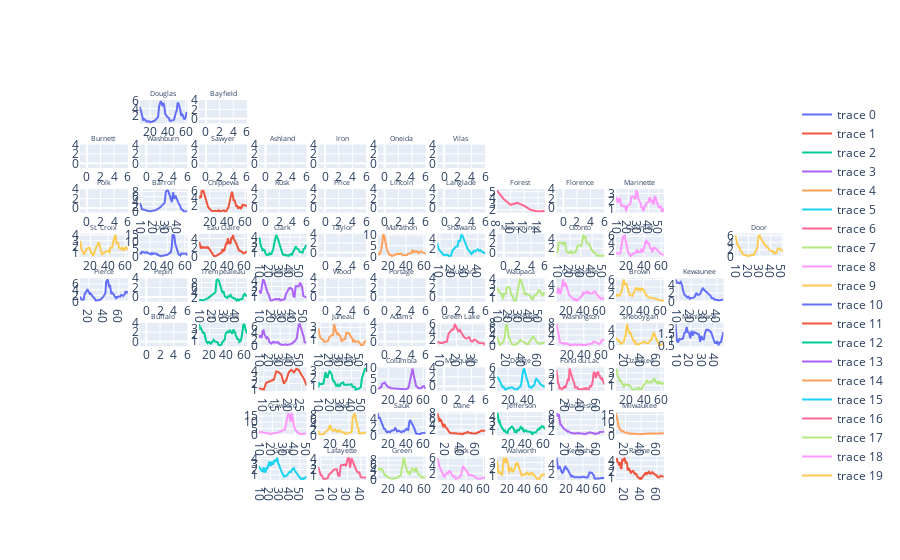

The notebook cell this image was saved under:
### Markdown cell above
## Attempt 2
Most customized approch, but need to fix a lot of things.  I think this is a good starting point

### Code cell
from plotly.subplots import make_subplots
import plotly.graph_objects as go
import itertools

x = np.array([(x, y) for x in rows for y in cols])
x = pd.DataFrame([(x, y) for x in rows for y in cols], columns=["row","col"])

x = pd.merge(x, wi_grid, how = "left", on = ["row","col"])
x = x.fillna("")


# create figure with subplots
fig = make_subplots(rows=max(rows), cols=max(cols), subplot_titles = [y.replace(" County", "") for y in x["name"].tolist()])
fig.for_each_annotation(lambda a: a.update(font=dict(size = 7)))

for row, col in itertools.product(rows, cols):
    index = (r0_county_grid["row"] == row) & (r0_county_grid["col"] == col)
    subset_df = r0_county_grid[index]
    if not subset_df.empty:
        fig.add_trace(
            go.Scatter(x=subset_df["t_end"], y=subset_df["Mean(R)"], mode = "lines"),
            row = row,
            col = col
        )
    

# fig.add_trace(
#     go.Scatter(x=[1, 2, 3], y=[4, 5, 6]),
#     row=1, col=1
# )

# fig.add_trace(
#     go.Scatter(x=[20, 30, 40], y=[50, 60, 70]),
#     row=1, col=2
# )

fig.show()
